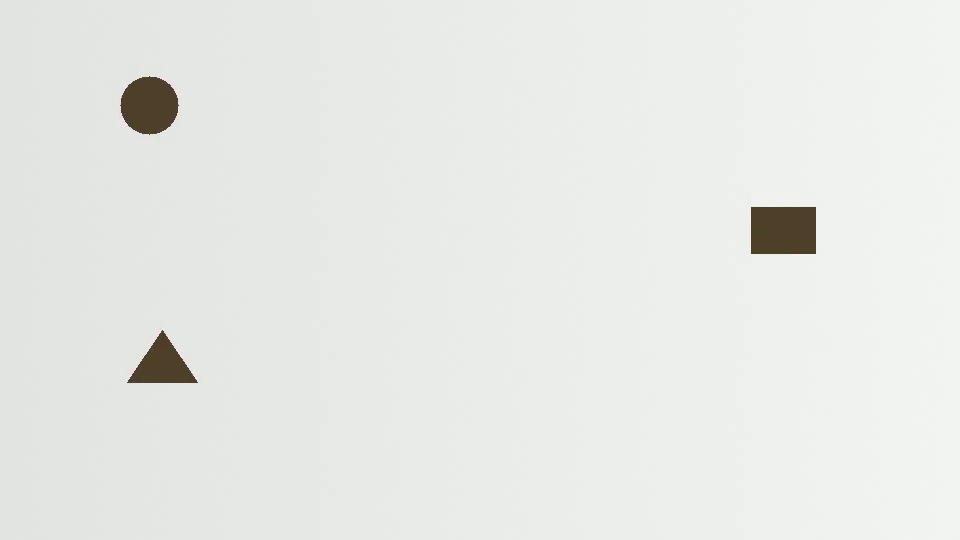
#> input picture frame 24 of data/sample_shapes.mp4, 960 x 540 px
$ jupyter execute --allow-errors 01_opencv_pipeline.ipynb
#> lines starting #> are read from the running program, lines starting #| are printed output that depends on the picture; after the words box and inside, x2 and y2 are one past the last pixel; in counts of white or black regions, pixels touching at a corner belong together
### src/preprocessing.py
"""Configurable grayscale, Gaussian, adaptive threshold and morphology stages."""

from dataclasses import dataclass, asdict
import cv2
import numpy as np


@dataclass
class VisionConfig:
    gaussianKernel: int = 5
    blockSize: int = 31
    thresholdC: float = 7
    adaptiveMethod: str = "Gaussian"
    morphologyKernel: int = 3
    minArea: float = 250
    maxArea: float = 20000
    maxDistance: float = 55
    maxDisappeared: int = 10

    def validate(self):
        for name in ("gaussianKernel", "blockSize"):
            value = getattr(self, name)
            if not isinstance(value, int) or value < 3 or value % 2 == 0:
                raise ValueError(f"{name} must be an odd integer >= 3")
        if self.morphologyKernel not in (0, 3, 5, 7):
            raise ValueError("Morphology kernel must be 0, 3, 5 or 7")
        if not 0 <= self.minArea < self.maxArea:
            raise ValueError("Area bounds must satisfy 0 <= minimum < maximum")
        if self.adaptiveMethod not in ("Gaussian", "Mean"):
            raise ValueError("Adaptive method must be Gaussian or Mean")
        if self.maxDistance <= 0 or self.maxDisappeared < 0:
            raise ValueError("Invalid tracking settings")
        if not all(
            np.isfinite(v) for v in asdict(self).values() if isinstance(v, (int, float))
        ):
            raise ValueError("Configuration values must be finite")
        return self


def preprocessFrame(frame, config):
    gray = cv2.cvtColor(frame, cv2.COLOR_BGR2GRAY)
    blurred = cv2.GaussianBlur(gray, (config.gaussianKernel, config.gaussianKernel), 0)
    method = (
        cv2.ADAPTIVE_THRESH_GAUSSIAN_C
        if config.adaptiveMethod == "Gaussian"
        else cv2.ADAPTIVE_THRESH_MEAN_C
    )
    threshold = cv2.adaptiveThreshold(
        blurred, 255, method, cv2.THRESH_BINARY_INV, config.blockSize, config.thresholdC
    )
    mask = threshold.copy()
    if config.morphologyKernel:
        kernel = np.ones((config.morphologyKernel, config.morphologyKernel), np.uint8)
        mask = cv2.morphologyEx(mask, cv2.MORPH_CLOSE, kernel)
        mask = cv2.morphologyEx(mask, cv2.MORPH_OPEN, kernel)
    return {
        "original": frame.copy(),
        "grayscale": gray,
        "blurred": blurred,
        "threshold": threshold,
        "mask": mask,
    }

### src/segmentation.py
"""Geometric contour classification; these labels are not semantic classes."""

import math
import cv2


def classifyShape(contour):
    area = cv2.contourArea(contour)
    perimeter = cv2.arcLength(contour, True)
    if perimeter <= 0:
        return "Other"
    vertices = len(cv2.approxPolyDP(contour, 0.025 * perimeter, True))
    if vertices == 3:
        return "Triangle"
    if vertices == 4:
        return "Rectangle"
    circularity = 4 * math.pi * area / perimeter**2
    return "Circle" if vertices >= 6 and circularity >= 0.76 else "Other"


def extractContours(mask, config):
    contours, _ = cv2.findContours(mask, cv2.RETR_EXTERNAL, cv2.CHAIN_APPROX_SIMPLE)
    detections = []
    for contour in contours:
        area = cv2.contourArea(contour)
        if not config.minArea <= area <= config.maxArea:
            continue
        moments = cv2.moments(contour)
        if moments["m00"] == 0:
            continue
        center = (
            int(moments["m10"] / moments["m00"]),
            int(moments["m01"] / moments["m00"]),
        )
        detections.append(
            {
                "label": classifyShape(contour),
                "center": center,
                "bbox": cv2.boundingRect(contour),
                "area": area,
                "perimeter": cv2.arcLength(contour, True),
                "contour": contour,
            }
        )
    return detections, len(contours)

### src/video_processor.py
"""Shared image/video processing, annotation and bounded representative artifacts."""

from collections import Counter
from dataclasses import asdict
from pathlib import Path
import json
import platform
import shutil
import subprocess
import time
import cv2
import numpy as np
import pandas as pd
from .preprocessing import VisionConfig, preprocessFrame
from .segmentation import extractContours
from .tracking import CentroidTracker, SceneAnalytics
from .metrics import summarizeMetrics, createCharts, pipelineFigure
from .traffic import (
    VEHICLE_CLASSES,
    TRAFFIC_FOOTER,
    vehicleCounts,
    summarizeTraffic,
    trafficOverlay,
    trafficHud,
)

COLORS = {
    "Circle": (176, 201, 54),
    "Rectangle": (115, 195, 255),
    "Triangle": (247, 172, 113),
    "Other": (189, 150, 220),
}


# [84 lines left out: functions annotate, drawHud, not called in this run]


class FrameProcessor:
    def __init__(
        self,
        config=None,
        mode="classical",
        confidence=0.25,
        tracking=True,
        roi=None,
        line=None,
        trails=True,
        traffic=False,
        lineOrientation="vertical",
        vehicleClasses=None,
    ):
        if mode not in ("classical", "detection", "segmentation"):
            raise ValueError("Unknown vision mode")
        self.config = (config or VisionConfig()).validate()
        self.mode, self.trails = mode, trails
        if traffic and mode != "detection":
            raise ValueError("The traffic preset uses object detection")
        self.traffic = traffic
        self.vehicleClasses = tuple(
            VEHICLE_CLASSES if vehicleClasses is None else vehicleClasses
        )
        if traffic and (
            not self.vehicleClasses
            or not set(self.vehicleClasses) <= set(VEHICLE_CLASSES)
        ):
            raise ValueError("Choose at least one supported vehicle class")
        self.analytics = SceneAnalytics(
            roi,
            line,
            lineOrientation=lineOrientation,
            trailLength=12 if traffic else 24,
        )
        self.tracker = CentroidTracker(
            self.config.maxDistance, self.config.maxDisappeared
        )
        self.seenIds = set()
        self.deep = None
        if mode != "classical":
            from .yolo_detector import YoloDetector

            self.deep = YoloDetector(
                mode == "segmentation",
                confidence,
                tracking,
                classNames=self.vehicleClasses if traffic else None,
            )

    # [307 lines left out: functions process, browserEncode, validateVideo, processVideo, not called in this run]

### notebooks/01_opencv_pipeline.ipynb
# Progree Task 4 | The classical vision pipeline
A reproducible walkthrough of Gaussian filtering, adaptive thresholding, contour segmentation and centroid tracking. Shapes are geometric classes, not semantic labels.

[cell 1]
from pathlib import Path
import sys
ROOT = Path.cwd() if (Path.cwd()/"src").exists() else Path.cwd().parent
sys.path.insert(0,str(ROOT))
import cv2
import pandas as pd
import matplotlib.pyplot as plt
from IPython.display import display, Image
from src.preprocessing import VisionConfig, preprocessFrame
from src.segmentation import extractContours
from src.video_processor import FrameProcessor

## Load a real decoded frame
The supplied benchmark is generated with seed 42. Dark shapes move in separated lanes on a mildly noisy bright background.

[cell 2]
capture=cv2.VideoCapture(str(ROOT/"data/sample_shapes.mp4"))
assert capture.isOpened()
ok,frame=capture.read()
#> frame is the input picture: shape (540, 960, 3); mean B, G, R 230, 233.3, 231.6
capture.release()
assert ok
config=VisionConfig().validate()
stages=preprocessFrame(frame,config)
#> in preprocessFrame, `threshold = cv2.adaptiveThreshold( blurred, 255, method, cv2.THRESH_BI..`:
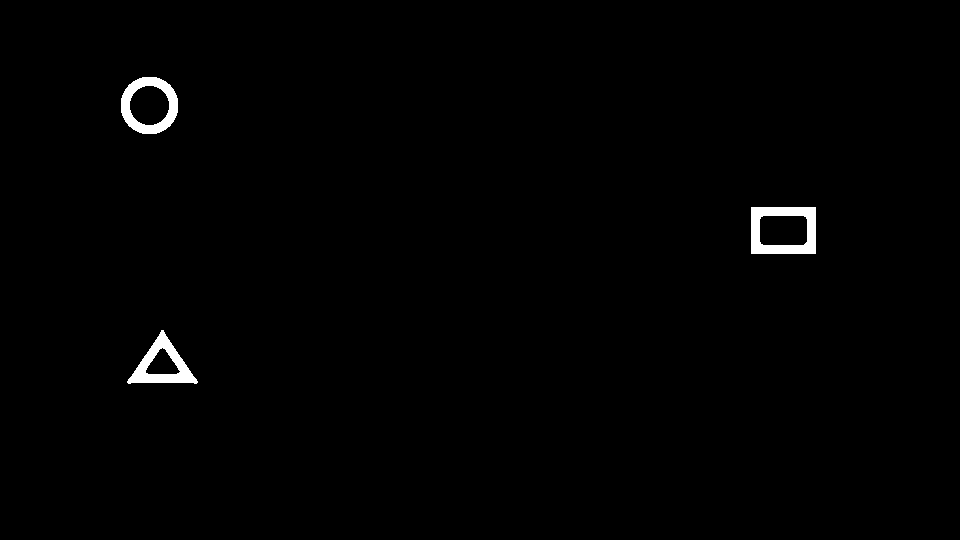
#> threshold: shape (540, 960); 0.88% white; 3 white regions, box (x1, y1, x2, y2) and area: (751, 207, 816, 254) 1713, (121, 77, 178, 134) 1424, (127, 330, 198, 384) 1405
#> in preprocessFrame, `mask = cv2.morphologyEx(mask, cv2.MORPH_CLOSE, kernel)`: mask: shape (540, 960); 0.88% white; 3 white regions, box (x1, y1, x2, y2) and area: (751, 207, 816, 254) 1713, (121, 77, 178, 134) 1424, (127, 330, 198, 384) 1407
#> in preprocessFrame, `mask = cv2.morphologyEx(mask, cv2.MORPH_OPEN, kernel)`: mask: shape (540, 960); 0.88% white; 3 white regions
#> stages = 5 items
print("Frame dimensions:",frame.shape)
#| Frame dimensions: (540, 960, 3)
display(Image(data=cv2.imencode(".png",frame)[1].tobytes()))

## Grayscale and Gaussian filter
Grayscale removes color dependence; the 5 x 5 Gaussian kernel suppresses high-frequency noise. This is the actual reusable preprocessing function, not a separate notebook implementation.

#> (a cell that did not finish here is left out)

## Adaptive threshold and morphology
Gaussian-weighted local neighborhoods of 31 pixels define the threshold; C=7 is subtracted. Inverse thresholding selects dark boundaries. Closing then opening uses a 3 x 3 kernel. External contours recover enclosed shapes; the binary mask can contain hollow interiors.

#> (a cell that did not finish here is left out)

## Contours, pixel bounds, geometry and centroids
External contours are filtered to 250-20,000 square pixels. Polygon approximation and circularity distinguish triangles, rectangles, circles and other contours. Moment ratios yield each centroid.

[cell 5]
detections,raw=extractContours(stages["mask"],config)
#> in extractContours, `contours, _ = cv2.findContours(mask, cv2.RETR_EXTERNAL, cv2.CHAIN_APPR..`: contours = 3 contours; box (x1, y1, x2, y2) and area: (751, 207, 816, 254) 2944, (121, 77, 178, 134) 2542, (128, 330, 197, 384) 1831
#> the loop in extractContours, `for contour in contours:` made 3 passes
#> (center, perimeter in classifyShape, vertices in classifyShape) on pass 1: ((161, 364), 204.2, 3)
#> (contour, center, perimeter in classifyShape, vertices in classifyShape) on pass 2: ([[751, 207], [751, 253], [815, 253], [815, 207]], (783, 230), 220, 4)
#> after the loop in extractContours, `for contour in contours:`: detections = 3 items
#> detections = 3 items; raw = 3
print("Raw contours:",raw,"Filtered:",len(detections))
#| Raw contours: 3 Filtered: 3
display(pd.DataFrame([{k:v for k,v in d.items() if k!="contour"} for d in detections]))

## Track successive frames and render dynamic counts
Greedy nearest-centroid matching assigns each detection at most one ID and vice versa. Missing tracks expire after 10 frames; movements beyond 55 pixels create new tracks. This tracker can fail at occlusion and intersecting trajectories.

#> (a cell that did not finish here is left out)


$ run again, starting later in the video
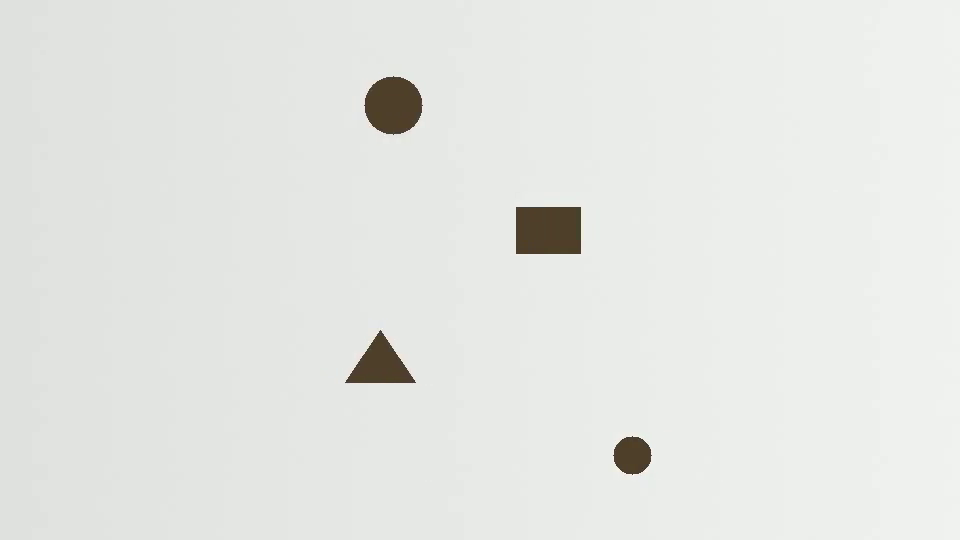
#> input picture frame 108 of data/sample_shapes.mp4, 960 x 540 px
#> frame is the input picture: shape (540, 960, 3); mean B, G, R 227.4, 230.7, 229
#> in preprocessFrame, `threshold = cv2.adaptiveThreshold( blurred, 255, method, cv2.THRESH_BI..`:
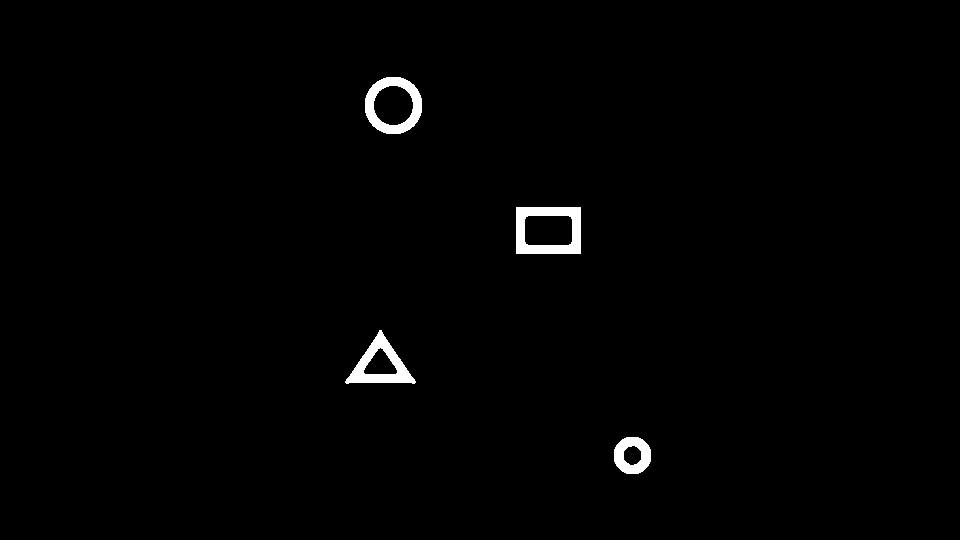
#> threshold: shape (540, 960); 1% white; 4 white regions, box (x1, y1, x2, y2) and area: (516, 207, 581, 254) 1712, (365, 77, 422, 134) 1425, (345, 330, 416, 384) 1407, (614, 437, 651, 474) 870
#> stages = 5 items
#| Frame dimensions: (540, 960, 3)
#> contours = 4 contours; box (x1, y1, x2, y2) and area: (516, 207, 581, 254) 2944, (365, 77, 422, 134) 2542, (346, 330, 415, 384) 1831, (614, 437, 651, 474) 1072
#> the loop in extractContours, `for contour in contours:` made 4 passes
#> (center, perimeter in classifyShape, vertices in classifyShape, circularity in classifyShape) on passes 1, 4: ((632, 455), 120.6, 8, 0.927), ((393, 105), 188.9, 8, 0.896)
#> after the loop in extractContours, `for contour in contours:`: detections = 4 items
#> `detections,raw=extractContours(stages["mask"],config)`: raw = 4
#| Raw contours: 4 Filtered: 4

$ run again, starting later in the video
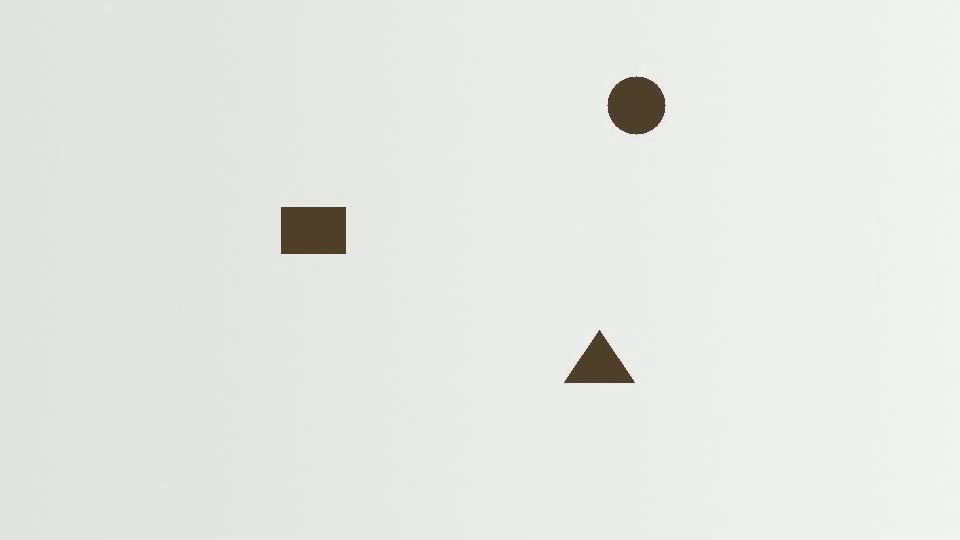
#> input picture frame 192 of data/sample_shapes.mp4, 960 x 540 px
#> frame is the input picture: shape (540, 960, 3); mean B, G, R 228.8, 232.1, 230.4
#> in preprocessFrame, `threshold = cv2.adaptiveThreshold( blurred, 255, method, cv2.THRESH_BI..`:
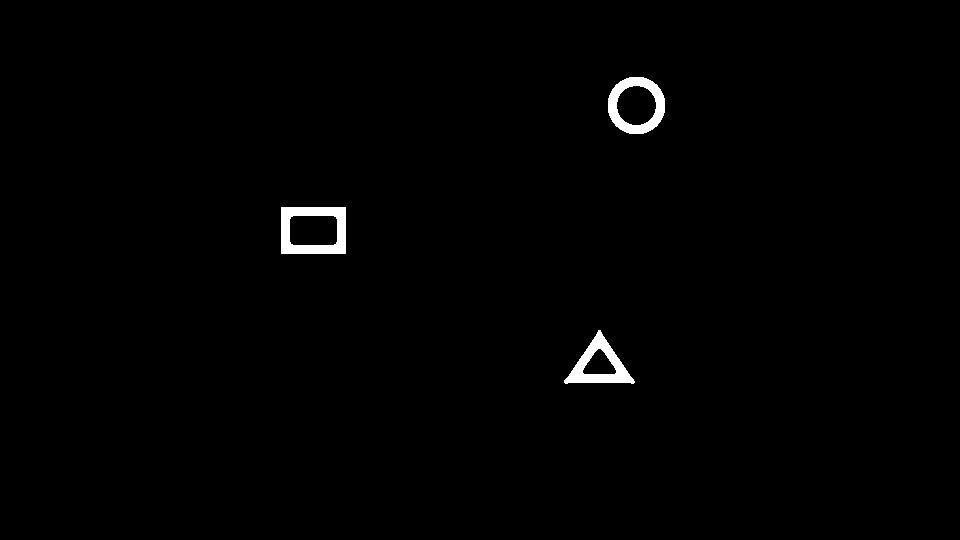
#> threshold: shape (540, 960); 0.88% white; 3 white regions, box (x1, y1, x2, y2) and area: (281, 207, 346, 254) 1712, (608, 77, 665, 134) 1431, (564, 330, 635, 384) 1411
#> mask: shape (540, 960); 0.88% white; 3 white regions
#> stages = 5 items
#| Frame dimensions: (540, 960, 3)
#> contours = 3 contours; box (x1, y1, x2, y2) and area: (281, 207, 346, 254) 2944, (608, 77, 665, 134) 2542, (564, 330, 634, 384) 1834
#> the loop in extractContours, `for contour in contours:` made 3 passes
#> (center, perimeter in classifyShape, vertices in classifyShape) on pass 1: ((598, 364), 205, 3)
#> after the loop in extractContours, `for contour in contours:`: detections = 3 items
#> `detections,raw=extractContours(stages["mask"],config)`: raw = 3
#| Raw contours: 3 Filtered: 3
